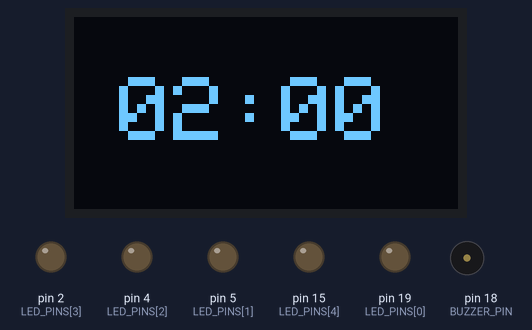
The sketch below on a simulated Arduino Uno, built with avr-gcc and run on an emulated ATmega328P. Parts: 128×64 one-colour display, output pins drawn as LEDs (lit = HIGH), buzzer (waves = sounding).

Above: at 0.1 s.
At 4.6 s:
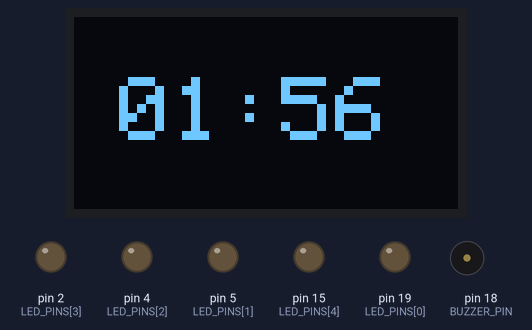
At 9.6 s:
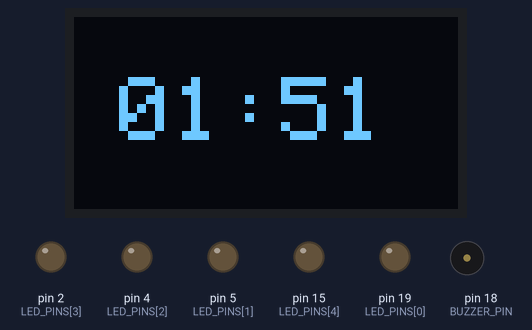
At 19.6 s:
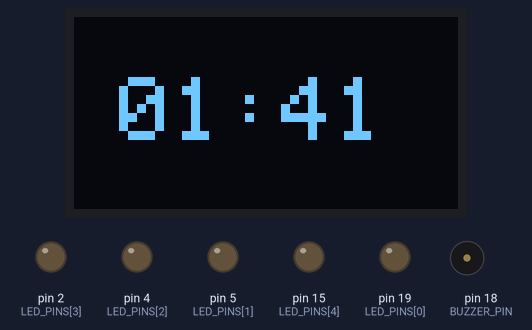
At 29.6 s:
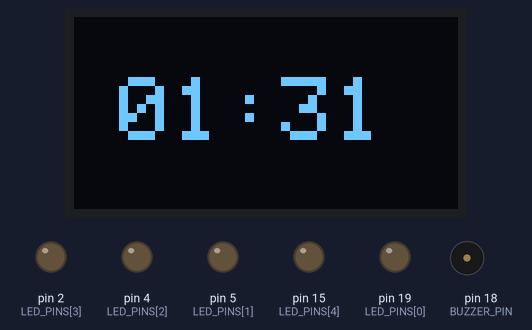
At 39.26 s:
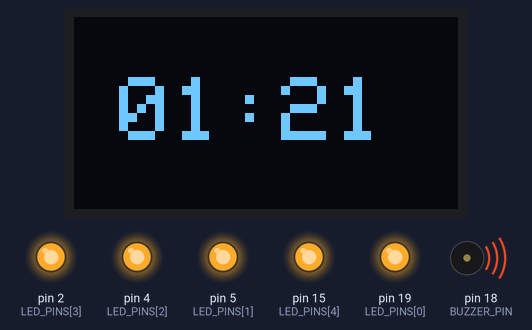
Timing chart, 0 to 40.0 s (numbered marks = the images above):
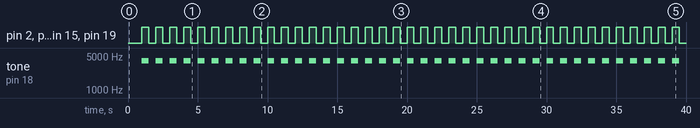

The sketch:

bomb_simulator.ino
```cpp
/**
 * Threat Simulation and Countdown Module (Demo Prop)
 * This module drives a synchronized audiovisual countdown sequence to simulate
 * a timed threat scenario for system demonstration purposes. It utilizes non-blocking
 * asynchronous timing (millis) to simultaneously control an OLED alphanumeric
 * display via I2C, a high-frequency passive buzzer (4kHz PWM), and an array
 * of external LEDs. This component acts as the physical stimulus to validate
 * the detection capabilities of the primary sensor fusion platform.
 */

#include <Wire.h>
#include <Adafruit_GFX.h>
#include <Adafruit_SSD1306.h>

#define SCREEN_WIDTH 128
#define SCREEN_HEIGHT 64

Adafruit_SSD1306 display(SCREEN_WIDTH, SCREEN_HEIGHT, &Wire, -1);

const int BUZZER_PIN = 18;
const int LED_PINS[] = {19, 5, 4, 2, 15};
const int NUM_LEDS = 5;

int countdownSeconds = 120;
unsigned long previousMillis = 0;
unsigned long tickMillis = 0;
bool isTicking = false;

void setup()
{
  pinMode(BUZZER_PIN, OUTPUT);

  for (int i = 0; i < NUM_LEDS; i++)
  {
    pinMode(LED_PINS[i], OUTPUT);
  }

  if(!display.begin(SSD1306_SWITCHCAPVCC, 0x3C))
  {
    for(;;);
  }

  display.setTextSize(3);
  display.setTextColor(WHITE);
  updateDisplay();
}

void loop()
{
  unsigned long currentMillis = millis();

  if (currentMillis - previousMillis >= 1000 && countdownSeconds > 0)
  {
    previousMillis = currentMillis;
    countdownSeconds--;

    tone(BUZZER_PIN, 4000);

    for (int i = 0; i < NUM_LEDS; i++)
    {
      digitalWrite(LED_PINS[i], HIGH);
    }

    tickMillis = currentMillis;
    isTicking = true;

    updateDisplay();
  }

  if (isTicking && (currentMillis - tickMillis >= 500))
  {
    noTone(BUZZER_PIN);

    for (int i = 0; i < NUM_LEDS; i++)
    {
      digitalWrite(LED_PINS[i], LOW);
    }
    isTicking = false;
  }
}

void updateDisplay()
{
  display.clearDisplay();

  int minutes = countdownSeconds / 60;
  int seconds = countdownSeconds % 60;

  display.setCursor(15, 20);

  if (minutes < 10)
  {
    display.print("0");
  }
  display.print(minutes);
  display.print(":");

  if (seconds < 10)
  {
    display.print("0");
  }
  display.print(seconds);

  display.display();
}
```

Measured:
- by itself, tone on pin 18 (BUZZER_PIN): alternates 4000 Hz for 0.50 s and silent for 0.50 s
- by itself, pin 2 (LED_PINS[3]), pin 4 (LED_PINS[2]), pin 5 (LED_PINS[1]), pin 15 (LED_PINS[4]), pin 19 (LED_PINS[0]): alternates HIGH for 0.50 s and LOW for 0.50 s
